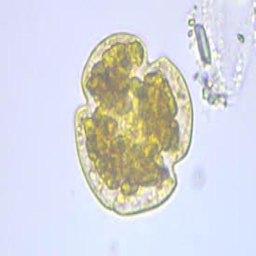
#> input picture diatomic_dataset/train/image.png, 256 x 256 px
$ python IABR.py   (older library calls are emulated)
#> lines starting #> are read from the running program, lines starting #| are printed output that depends on the picture; after the words box and inside, x2 and y2 are one past the last pixel; in counts of white or black regions, pixels touching at a corner belong together
import cv2
import numpy as np

# --- METRIC FUNCTIONS ---
def compute_entropy(img):
    """Shannon entropy H = -∑ p_i log2(p_i) over normalized histogram."""
    hist = cv2.calcHist([img], [0], None, [256], [0,256]).flatten()
    p = hist / hist.sum()
    p = p[p>0]
    return -(p * np.log2(p)).sum()

def compute_average_gradient(img):
    """Mean gradient magnitude via Sobel filters."""
    gx = cv2.Sobel(img, cv2.CV_64F, 1, 0, ksize=3)
    gy = cv2.Sobel(img, cv2.CV_64F, 0, 1, ksize=3)
    grad = np.sqrt(gx**2 + gy**2)
    return grad.mean()

def compute_uiqi(ref, targ):
    """Universal Image Quality Index between two images."""
    ref  = ref.astype(np.float64)
    targ = targ.astype(np.float64)
    μx = ref.mean()
    μy = targ.mean()
    σx2 = ((ref - μx)**2).mean()
    σy2 = ((targ - μy)**2).mean()
    σxy = ((ref - μx)*(targ - μy)).mean()
    return (4 * σxy * μx * μy) / ((σx2 + σy2) * (μx**2 + μy**2))

def compute_psnr(ref, targ):
    """Peak Signal‑to‑Noise Ratio between two images."""
    mse = np.mean((ref.astype(np.float64) - targ.astype(np.float64))**2)
    if mse == 0:
        return float('inf')
    PIXEL_MAX = 255.0
    return 10 * np.log10((PIXEL_MAX**2) / mse)

def compute_ebcm(img):

    edges = cv2.Canny(img, 100, 200)
    # gradient magnitude
    gx = cv2.Sobel(img, cv2.CV_64F, 1, 0, ksize=3)
    gy = cv2.Sobel(img, cv2.CV_64F, 0, 1, ksize=3)
    grad = np.sqrt(gx**2 + gy**2)
    # average only on edge pixels
    if edges.sum() == 0:
        return 0
    return grad[edges>0].mean()

# --- LOAD & PROCESS IMAGE ---
img = cv2.imread('diatomic_dataset/train/image.png')
#> img is the input picture: shape (256, 256, 3); mean B, G, R 221.3, 215, 213.6
gray = cv2.cvtColor(img, cv2.COLOR_BGR2GRAY)
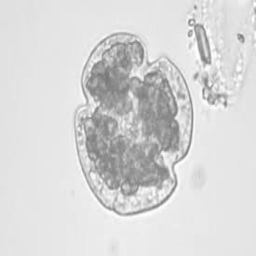
#> gray: shape (256, 256); min 116, max 255, mean 215.3

# Enhancement (IABR/IABR‑style normalization)
lab = cv2.cvtColor(img, cv2.COLOR_BGR2LAB)
#> lab: shape (256, 256, 3); mean of channels 0, 1, 2 219.5, 129.2, 125.1
l, a, b = cv2.split(lab)
l = ((l - l.min()) / (l.max() - l.min()) * 255).astype(np.uint8)
l_blur = cv2.GaussianBlur(l, (5, 5), 0)
l = cv2.addWeighted(l, 1.5, l_blur, -0.5, 0)
enh_lab = cv2.merge((l, a, b))
#> enh_lab: shape (256, 256, 3); mean of channels 0, 1, 2 185.5, 129.2, 125.1
enh = cv2.cvtColor(enh_lab, cv2.COLOR_LAB2BGR)
gauss = cv2.GaussianBlur(enh, (0, 0), 3)
sharp = cv2.addWeighted(enh, 1.5, gauss, -0.5, 0)
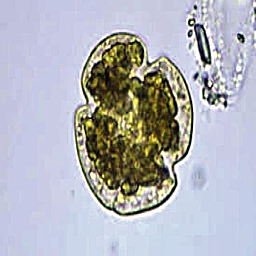
#> sharp: shape (256, 256, 3); mean B, G, R 186.4, 179.3, 177.4
gamma = 1.2
lut = np.array([((i/255.)**gamma)*255 for i in range(256)], dtype='uint8')
enhanced = cv2.LUT(sharp, lut)
enh_gray = cv2.cvtColor(enhanced, cv2.COLOR_BGR2GRAY)
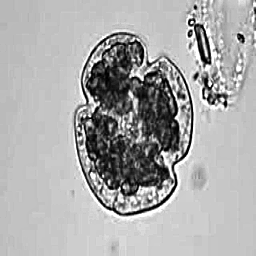
#> enh_gray: shape (256, 256); min 0, max 255, mean 169.7

# Background removal (GrabCut)
mask = np.zeros(img.shape[:2], np.uint8)
bgM = np.zeros((1,65), np.float64)
fgM = np.zeros((1,65), np.float64)
h, w = img.shape[:2]
#> h = 256; w = 256
cv2.grabCut(img, mask, (10,10,w-20,h-20), bgM, fgM, 5, cv2.GC_INIT_WITH_RECT)
mask2 = np.where((mask==2)|(mask==0), 0, 1).astype('uint8')
bgr_removed = img * mask2[:,:,None]
bg_gray = cv2.cvtColor(bgr_removed, cv2.COLOR_BGR2GRAY)
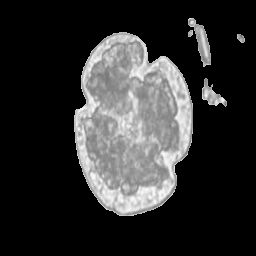
#> bg_gray: shape (256, 256); min 0, max 250, mean 47.1

# --- COMPUTE METRICS ---
metrics = {
    'Original': {
        'Entropy':     compute_entropy(gray),
        'Avg Gradient':compute_average_gradient(gray),
        'EBCM':        compute_ebcm(gray),
    },
    'Enhanced': {
        'Entropy':     compute_entropy(enh_gray),
        'Avg Gradient':compute_average_gradient(enh_gray),
        'EBCM':        compute_ebcm(enh_gray),
        'UIQI':        compute_uiqi(gray, enh_gray),
        'PSNR':        compute_psnr(gray, enh_gray),
    },
    'Background Removed': {
        'Entropy':     compute_entropy(bg_gray),
        'Avg Gradient':compute_average_gradient(bg_gray),
        'EBCM':        compute_ebcm(bg_gray),
        'UIQI':        compute_uiqi(gray, bg_gray),
        'PSNR':        compute_psnr(gray, bg_gray),
    }
}
#> in compute_entropy, `hist = cv2.calcHist([img], [0], None, [256], [0,256]).flatten()`: hist = 256 values, max 8598 at index 229, min 0 at index 0, mean 256
#> in compute_entropy, `p = hist / hist.sum()`: p = 256 values, max 0.131 at index 229, min 0 at index 0, mean 0.00391
#> in compute_entropy, `p = p[p>0]`: p = 138 values, max 0.131 at index 111, min 1.53e-05 at index 0, mean 0.00725
#> in compute_ebcm, `edges = cv2.Canny(img, 100, 200)`:
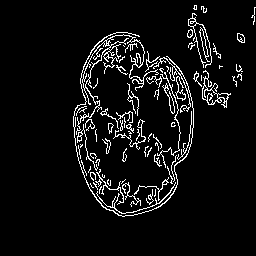
#> edges: shape (256, 256); 6.4% white in thin lines or dots, all inside (x1, y1, x2, y2) = (73, 5, 256, 217)
#> in compute_ebcm (call 2), `edges = cv2.Canny(img, 100, 200)`: edges: shape (256, 256); 12.6% white in thin lines or dots, all inside (x1, y1, x2, y2) = (70, 0, 256, 223)
#> in compute_uiqi, `μx = ref.mean()`: μx = 215.3
#> in compute_uiqi, `μy = targ.mean()`: μy = 169.7
#> in compute_uiqi, `σx2 = ((ref - μx)**2).mean()`: σx2 = 809.5
#> in compute_uiqi, `σy2 = ((targ - μy)**2).mean()`: σy2 = 3641
#> in compute_uiqi, `σxy = ((ref - μx)*(targ - μy)).mean()`: σxy = 1675.5
#> in compute_psnr, `mse = np.mean((ref.astype(np.float64) - targ.astype(np.float64))**2)`: mse = 3180.2
#> in compute_average_gradient (call 3), `gy = cv2.Sobel(img, cv2.CV_64F, 0, 1, ksize=3)`:
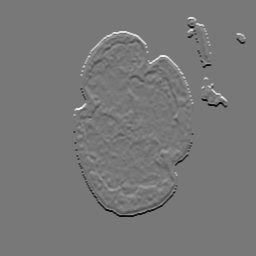
#> gy: shape (256, 256) float64; min -848, max 954, mean 0; drawn with min black and max white
#> in compute_ebcm (call 3), `edges = cv2.Canny(img, 100, 200)`:
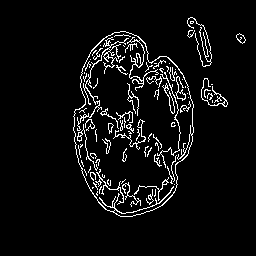
#> edges: shape (256, 256); 5.7% white in thin lines or dots, all inside (x1, y1, x2, y2) = (73, 17, 246, 217)

# --- DISPLAY RESULTS ---
print("Quantitative Metrics (as in Table I) :contentReference[oaicite:2]{index=2}&#8203;:contentReference[oaicite:3]{index=3}:")
for name, m in metrics.items():
    print(f"\n{name}:")
    for k, v in m.items():
        print(f"  {k:15s}: {v:.4f}")
#> this loop made 3 passes
#> name on passes 2 to 3: 'Enhanced', 'Background Removed'
#> (name, m) on pass 1: ('Original', {'Entropy': 5.41, 'Avg Gradient': 34.38, 'EBCM': 191.2})
#> (printed output is left out)

# --- SHOW IMAGES ---


# --- DISPLAY RESULTS IN BGR COLOR ---
cv2.imshow('Original (color)',        img)           # original BGR
cv2.imshow('Enhanced (color)',        enhanced)      # enhanced BGR
cv2.imshow('Background Removed (color)', bgr_removed) # background‑removed BGR

cv2.waitKey(0)
cv2.destroyAllWindows()

cv2.waitKey(0)
cv2.destroyAllWindows()
